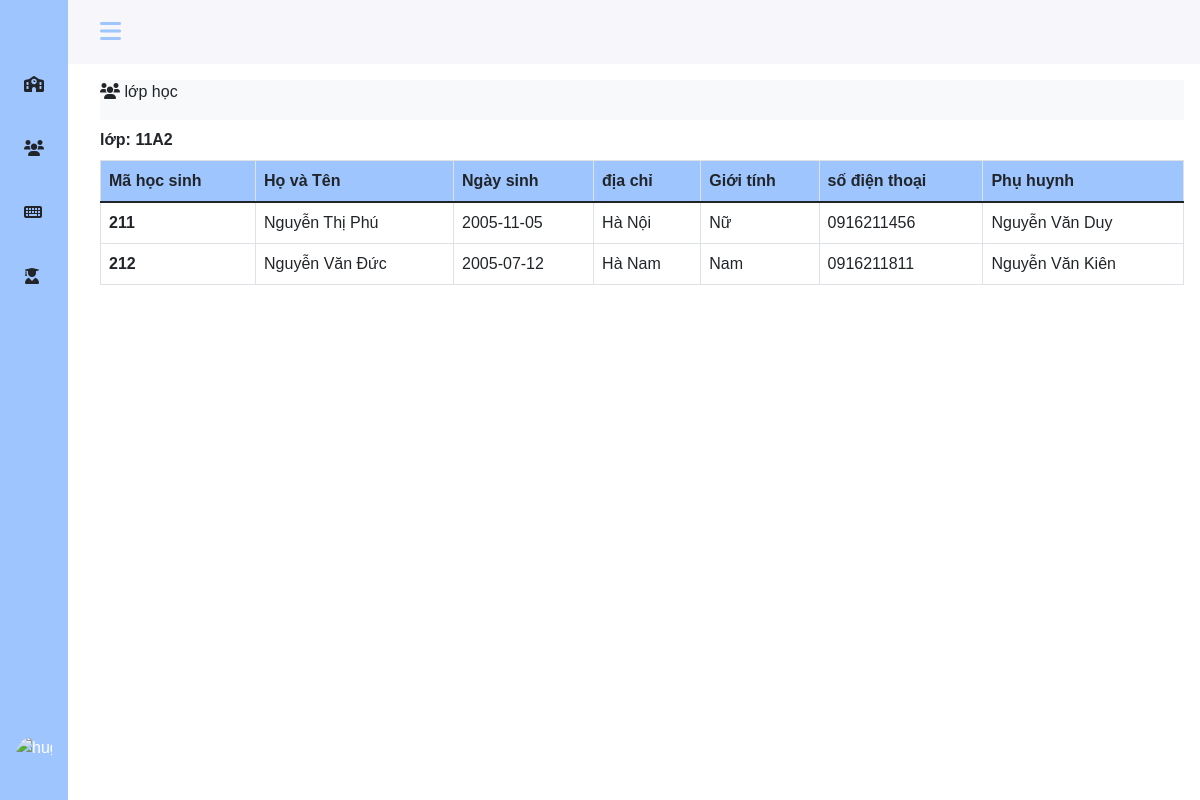
/teacher/list-student.php (signed in), run on the app's committed database.
### tables this page shows
CREATE TABLE `classes` (
  `class_id` int(10) NOT NULL,
  `class_name` varchar(50) NOT NULL,
  `teach_id` int(11) NOT NULL
);

CREATE TABLE `students` (
  `st_id` int(10) NOT NULL,
  `st_name` varchar(30) NOT NULL,
  `st_birth` date NOT NULL,
  `st_address` varchar(50) NOT NULL,
  `st_gender` varchar(30) NOT NULL,
  `st_phone` tinytext DEFAULT NULL,
  `st_parent` varchar(30) NOT NULL,
  `class_id` int(11) NOT NULL
);

### teacher/list-student.php (the view)
<?php
include './sidebar.php';
include "../config.php";
?>
<div class="col py-3">
    <div class="d-flex justify-content-between bg-light ">
        <p><i class="fas fa-users"></i> lớp học</p>
    </div>
    <div class="d-flex mb-2 mt-2">
    <label class="control-label fw-bolder">lớp:
            <?php
            $sql = "SELECT class_id, class_name, teach_id FROM classes WHERE teach_id = '112'";
            $result = mysqli_query($conn, $sql);
            if (mysqli_num_rows($result) > 0) {
                while ($row = mysqli_fetch_assoc($result)) {
            ?>
               <?php echo $row['class_name'];?>
            <?php
                }
            }
            ?>
        </label>
    </div>
    <div class="col-md-12" style="width:100% ; overflow: auto; height: auto">
        <table class="table table-bordered">
            <thead>
                <tr style="background-color: #9ec5fe;">
                    <th scope="col">Mã học sinh</th>
                    <th scope="col">Họ và Tên</th>
                    <th scope="col">Ngày sinh</th>
                    <th scope="col">địa chỉ</th>
                    <th scope="col">Giới tính</th>
                    <th scope="col">số điện thoại</th>
                    <th scope="col">Phụ huynh</th>
                </tr>
            </thead>
            <tbody>
                <?php
                $sql2 = "SELECT * FROM  students st,teachers t,classes c
                        WHERE st.class_id = c.class_id and c.teach_id = t.teach_id";
                $result2 = mysqli_query($conn, $sql2);
                if (mysqli_num_rows($result2) > 0) {
                    while ($row = mysqli_fetch_assoc($result2)) {
                ?>
                        <tr>
                            <th scope="row"><?php echo $row['st_id']; ?> </th>
                            <td><?php echo $row['st_name']; ?></td>
                            <td><?php echo $row['st_birth']; ?></td>
                            <td><?php echo $row['st_address']; ?></td>
                            <td><?php echo $row['st_gender']; ?></td>
                            <td><?php echo $row['st_phone']; ?></td>
                            <td><?php echo $row['st_parent']; ?></td>
                        </tr>
                <?php
                    }
                }
                ?>
            </tbody>
        </table>
    </div>
</div>
<?php
include './footer.php';
?>

### assets/css/style.css (style rules this page uses)
* { padding: 0; margin: 0; box-sizing: border-box; }
:root { --header-height: 3rem; --nav-width: 68px; --first-color: #4723D9; --first-color-light: #AFA5D9; --white-color: #F7F6FB; --body-font: 'Nunito', sans-serif; --normal-font-size: 1rem; --z-fixed: 100 }
body { position: relative; margin: var(--header-height) 0 0 0; padding: 0 1rem; font-family: var(--body-font); font-size: var(--normal-font-size); transition: .5s }
@media screen and (min-width: 768px) { body { margin: calc(var(--header-height) + 1rem) 0 0 0; padding-left: calc(var(--nav-width) + 2rem) } }

### data on the page
classes: class_name "11A2"
students: st_id "211", st_name "Nguyễn Thị Phú", st_birth "2005-11-05", st_address "Hà Nội", st_gender "Nữ", st_phone "0916211456", st_parent "Nguyễn Văn Duy"
students: st_id "212", st_name "Nguyễn Văn Đức", st_birth "2005-07-12", st_address "Hà Nam", st_gender "Nam", st_phone "0916211811", st_parent "Nguyễn Văn Kiên"
